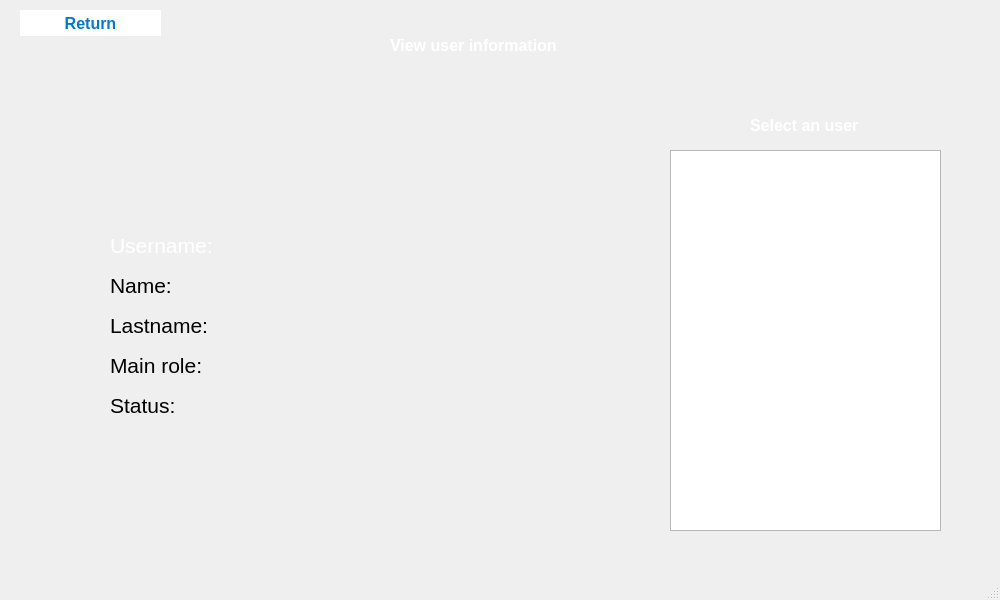
<?xml version="1.0" encoding="UTF-8"?>
<ui version="4.0">
 <class>ViewUser</class>
 <widget class="QMainWindow" name="ViewUser">
  <property name="geometry">
   <rect>
    <x>0</x>
    <y>0</y>
    <width>1000</width>
    <height>600</height>
   </rect>
  </property>
  <property name="windowTitle">
   <string>MainWindow</string>
  </property>
  <widget class="QWidget" name="centralwidget">
   <widget class="QLabel" name="nombre">
    <property name="geometry">
     <rect>
      <x>110</x>
      <y>270</y>
      <width>301</width>
      <height>31</height>
     </rect>
    </property>
    <property name="font">
     <font>
      <pointsize>16</pointsize>
     </font>
    </property>
    <property name="text">
     <string>Name: </string>
    </property>
   </widget>
   <widget class="QLabel" name="apellido">
    <property name="geometry">
     <rect>
      <x>110</x>
      <y>310</y>
      <width>301</width>
      <height>31</height>
     </rect>
    </property>
    <property name="font">
     <font>
      <pointsize>16</pointsize>
     </font>
    </property>
    <property name="text">
     <string>Lastname: </string>
    </property>
   </widget>
   <widget class="QLabel" name="rol">
    <property name="geometry">
     <rect>
      <x>110</x>
      <y>350</y>
      <width>301</width>
      <height>31</height>
     </rect>
    </property>
    <property name="font">
     <font>
      <pointsize>16</pointsize>
     </font>
    </property>
    <property name="text">
     <string>Main role:</string>
    </property>
   </widget>
   <widget class="QLabel" name="ultimaActividad">
    <property name="geometry">
     <rect>
      <x>110</x>
      <y>390</y>
      <width>301</width>
      <height>31</height>
     </rect>
    </property>
    <property name="font">
     <font>
      <pointsize>16</pointsize>
     </font>
    </property>
    <property name="text">
     <string>Status:</string>
    </property>
   </widget>
   <widget class="QPushButton" name="pushButton1_2">
    <property name="geometry">
     <rect>
      <x>20</x>
      <y>10</y>
      <width>141</width>
      <height>26</height>
     </rect>
    </property>
    <property name="font">
     <font>
      <pointsize>-1</pointsize>
      <bold>true</bold>
     </font>
    </property>
    <property name="styleSheet">
     <string notr="true">    QPushButton {
        background-color: white;
        color: #007ACC; /* Text color */
        border-radius: 25px; /* Rounded corners */
        font-weight: bold;
        font-size: 16px;
    }
    QPushButton:hover {
        background-color: #E0E0E0; /* Hover effect */
        box-shadow: 0px 4px 8px rgba(0, 0, 0, 0.2);
    }
    QPushButton:pressed {
        background-color: #B0B0B0; /* Click effect */
    }</string>
    </property>
    <property name="text">
     <string>Return</string>
    </property>
   </widget>
   <widget class="QLabel" name="label">
    <property name="geometry">
     <rect>
      <x>390</x>
      <y>30</y>
      <width>181</width>
      <height>31</height>
     </rect>
    </property>
    <property name="palette">
     <palette>
      <active>
       <colorrole role="WindowText">
        <brush brushstyle="SolidPattern">
         <color alpha="255">
          <red>255</red>
          <green>255</green>
          <blue>255</blue>
         </color>
        </brush>
       </colorrole>
      </active>
      <inactive>
       <colorrole role="WindowText">
        <brush brushstyle="SolidPattern">
         <color alpha="255">
          <red>255</red>
          <green>255</green>
          <blue>255</blue>
         </color>
        </brush>
       </colorrole>
      </inactive>
      <disabled/>
     </palette>
    </property>
    <property name="font">
     <font>
      <pointsize>12</pointsize>
      <bold>true</bold>
     </font>
    </property>
    <property name="text">
     <string>View user information</string>
    </property>
   </widget>
   <widget class="QListWidget" name="listWidget">
    <property name="geometry">
     <rect>
      <x>670</x>
      <y>150</y>
      <width>271</width>
      <height>381</height>
     </rect>
    </property>
    <property name="font">
     <font>
      <pointsize>12</pointsize>
      <bold>true</bold>
     </font>
    </property>
   </widget>
   <widget class="QLabel" name="label_2">
    <property name="geometry">
     <rect>
      <x>750</x>
      <y>110</y>
      <width>121</width>
      <height>31</height>
     </rect>
    </property>
    <property name="palette">
     <palette>
      <active>
       <colorrole role="WindowText">
        <brush brushstyle="SolidPattern">
         <color alpha="255">
          <red>255</red>
          <green>255</green>
          <blue>255</blue>
         </color>
        </brush>
       </colorrole>
      </active>
      <inactive>
       <colorrole role="WindowText">
        <brush brushstyle="SolidPattern">
         <color alpha="255">
          <red>255</red>
          <green>255</green>
          <blue>255</blue>
         </color>
        </brush>
       </colorrole>
      </inactive>
      <disabled/>
     </palette>
    </property>
    <property name="font">
     <font>
      <pointsize>12</pointsize>
      <bold>true</bold>
     </font>
    </property>
    <property name="text">
     <string>Select an user</string>
    </property>
   </widget>
   <widget class="QLabel" name="user">
    <property name="geometry">
     <rect>
      <x>110</x>
      <y>230</y>
      <width>291</width>
      <height>31</height>
     </rect>
    </property>
    <property name="palette">
     <palette>
      <active>
       <colorrole role="WindowText">
        <brush brushstyle="SolidPattern">
         <color alpha="255">
          <red>255</red>
          <green>255</green>
          <blue>255</blue>
         </color>
        </brush>
       </colorrole>
      </active>
      <inactive>
       <colorrole role="WindowText">
        <brush brushstyle="SolidPattern">
         <color alpha="255">
          <red>255</red>
          <green>255</green>
          <blue>255</blue>
         </color>
        </brush>
       </colorrole>
      </inactive>
      <disabled/>
     </palette>
    </property>
    <property name="font">
     <font>
      <pointsize>16</pointsize>
     </font>
    </property>
    <property name="text">
     <string>Username: </string>
    </property>
   </widget>
  </widget>
  <widget class="QMenuBar" name="menubar">
   <property name="geometry">
    <rect>
     <x>0</x>
     <y>0</y>
     <width>1000</width>
     <height>22</height>
    </rect>
   </property>
  </widget>
  <widget class="QStatusBar" name="statusbar"/>
 </widget>
 <resources/>
 <connections/>
</ui>
